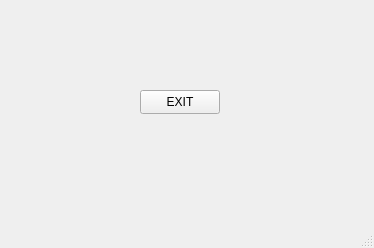
<?xml version="1.0" encoding="UTF-8"?>
<ui version="4.0">
 <class>MainWindow</class>
 <widget class="QMainWindow" name="MainWindow">
  <property name="geometry">
   <rect>
    <x>0</x>
    <y>0</y>
    <width>374</width>
    <height>248</height>
   </rect>
  </property>
  <property name="windowTitle">
   <string>Close Button</string>
  </property>
  <widget class="QWidget" name="centralwidget">
   <widget class="QPushButton" name="btn_exit">
    <property name="geometry">
     <rect>
      <x>140</x>
      <y>90</y>
      <width>80</width>
      <height>24</height>
     </rect>
    </property>
    <property name="text">
     <string>EXIT</string>
    </property>
   </widget>
  </widget>
  <widget class="QMenuBar" name="menubar">
   <property name="geometry">
    <rect>
     <x>0</x>
     <y>0</y>
     <width>374</width>
     <height>21</height>
    </rect>
   </property>
  </widget>
  <widget class="QStatusBar" name="statusbar"/>
 </widget>
 <resources/>
 <connections/>
</ui>
